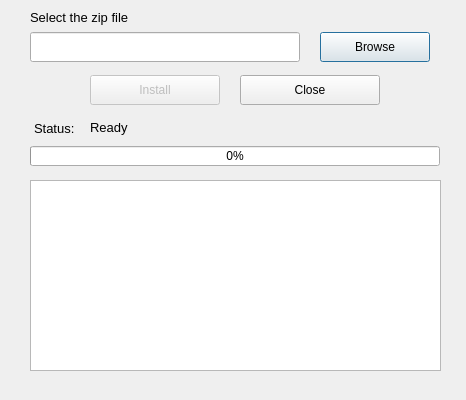
<?xml version="1.0" encoding="UTF-8"?>
<ui version="4.0">
 <class>AptOfflineQtInstall</class>
 <widget class="QDialog" name="AptOfflineQtInstall">
  <property name="windowModality">
   <enum>Qt::ApplicationModal</enum>
  </property>
  <property name="geometry">
   <rect>
    <x>0</x>
    <y>0</y>
    <width>466</width>
    <height>400</height>
   </rect>
  </property>
  <property name="sizePolicy">
   <sizepolicy hsizetype="Preferred" vsizetype="Preferred">
    <horstretch>0</horstretch>
    <verstretch>0</verstretch>
   </sizepolicy>
  </property>
  <property name="minimumSize">
   <size>
    <width>466</width>
    <height>400</height>
   </size>
  </property>
  <property name="maximumSize">
   <size>
    <width>466</width>
    <height>400</height>
   </size>
  </property>
  <property name="windowTitle">
   <string>Install Packages</string>
  </property>
  <widget class="QLineEdit" name="zipFilePath">
   <property name="geometry">
    <rect>
     <x>30</x>
     <y>32</y>
     <width>270</width>
     <height>30</height>
    </rect>
   </property>
  </widget>
  <widget class="QPushButton" name="browseFilePathButton">
   <property name="geometry">
    <rect>
     <x>320</x>
     <y>32</y>
     <width>110</width>
     <height>30</height>
    </rect>
   </property>
   <property name="text">
    <string>Browse</string>
   </property>
  </widget>
  <widget class="QPushButton" name="startInstallButton">
   <property name="enabled">
    <bool>false</bool>
   </property>
   <property name="geometry">
    <rect>
     <x>90</x>
     <y>75</y>
     <width>130</width>
     <height>30</height>
    </rect>
   </property>
   <property name="text">
    <string>Install</string>
   </property>
   <property name="icon">
    <iconset resource="resources.qrc">
     <normaloff>:/icons/icons/dialog-ok-apply.png</normaloff>:/icons/icons/dialog-ok-apply.png</iconset>
   </property>
  </widget>
  <widget class="QPushButton" name="cancelButton">
   <property name="geometry">
    <rect>
     <x>240</x>
     <y>75</y>
     <width>140</width>
     <height>30</height>
    </rect>
   </property>
   <property name="text">
    <string>Close</string>
   </property>
   <property name="icon">
    <iconset resource="resources.qrc">
     <normaloff>:/icons/icons/application-exit.png</normaloff>:/icons/icons/application-exit.png</iconset>
   </property>
  </widget>
  <widget class="QProgressBar" name="statusProgressBar">
   <property name="geometry">
    <rect>
     <x>30</x>
     <y>146</y>
     <width>410</width>
     <height>20</height>
    </rect>
   </property>
   <property name="value">
    <number>0</number>
   </property>
  </widget>
  <widget class="QLabel" name="label">
   <property name="geometry">
    <rect>
     <x>30</x>
     <y>2</y>
     <width>200</width>
     <height>30</height>
    </rect>
   </property>
   <property name="font">
    <font>
     <pointsize>10</pointsize>
    </font>
   </property>
   <property name="text">
    <string>Select the zip file</string>
   </property>
  </widget>
  <widget class="QLabel" name="label_2">
   <property name="geometry">
    <rect>
     <x>34</x>
     <y>120</y>
     <width>70</width>
     <height>16</height>
    </rect>
   </property>
   <property name="font">
    <font>
     <pointsize>10</pointsize>
    </font>
   </property>
   <property name="text">
    <string>Status:</string>
   </property>
  </widget>
  <widget class="QLabel" name="progressStatusDescription">
   <property name="geometry">
    <rect>
     <x>90</x>
     <y>120</y>
     <width>53</width>
     <height>15</height>
    </rect>
   </property>
   <property name="font">
    <font>
     <pointsize>10</pointsize>
    </font>
   </property>
   <property name="text">
    <string>Ready</string>
   </property>
  </widget>
  <widget class="QTextEdit" name="rawLogHolder">
   <property name="geometry">
    <rect>
     <x>30</x>
     <y>180</y>
     <width>411</width>
     <height>191</height>
    </rect>
   </property>
  </widget>
 </widget>
 <resources>
  <include location="resources.qrc"/>
 </resources>
 <connections/>
</ui>
